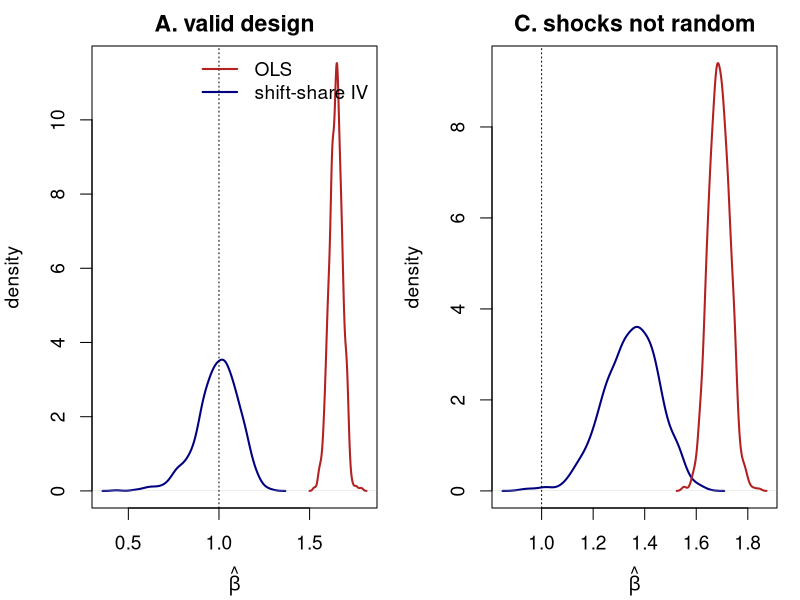

Here is the R script that generated this plot:
## Week 7 -- shift-share (Bartik) instruments by simulation.
## Every number on the shift-share simulation frames comes from here.
##   Rscript figs/w7_shiftshare.R > figs/w7_shiftshare.out ; writes figs/shiftshare_sim.pdf
set.seed(723)
beta <- 1               # true effect of the local shock x on the local outcome y
L <- 300; K <- 80       # regions, industries
R <- 1000

## shares: fixed across reps so that "shares" and "shocks" stories can be separated
S <- matrix(rgamma(L * K, shape = 0.3), L, K); S <- S / rowSums(S)   # rows sum to one; regions specialise
sbar <- colMeans(S)                                      # average exposure of each industry
cat(sprintf("effective number of shocks 1/sum(sbar^2) = %.1f (K = %d)\n", 1 / sum(sbar^2), K))

ssiv <- function(y, x, z) sum((z - mean(z)) * y) / sum((z - mean(z)) * x)
hc_se <- function(y, x, z, b) {           # robust SE of the just-identified IV estimate
  e <- y - mean(y) - b * (x - mean(x)); zc <- z - mean(z)
  sqrt(sum(zc^2 * e^2)) / abs(sum(zc * (x - mean(x))))
}
## BHJ shock-level regression: aggregate y and x to industries with exposure weights,
## instrument with the shocks themselves, robust SE clustered by industry (= one obs each)
bhj <- function(y, x, g) {
  yc <- y - mean(y); xc <- x - mean(x)
  sk <- colSums(S); ybar <- colSums(S * yc) / sk; xbar <- colSums(S * xc) / sk
  gc <- g - sum(sk * g) / sum(sk)
  b  <- sum(sk * gc * ybar) / sum(sk * gc * xbar)
  e  <- ybar - b * xbar
  se <- sqrt(sum((sk * gc)^2 * e^2)) / abs(sum(sk * gc * xbar))
  c(b = unname(b), se = unname(se))
}

scenario <- function(name, shocks_ok = TRUE, shares_endog = FALSE, industry_err = FALSE) {
  res <- t(replicate(R, {
    g   <- rnorm(K, 0, 2.5)                           # national industry shocks
    nu  <- rnorm(K)                                   # industry-level unobservable
    if (!shocks_ok) g <- g + 1.5 * nu                 # shocks track the unobservable
    eta <- rnorm(L)                                   # local supply shock (confounder)
    z   <- as.vector(S %*% g)                         # the shift-share instrument
    x   <- z + eta
    e   <- 0.8 * eta + rnorm(L, 0, 0.5)               # OLS confounding through eta
    if (shares_endog) e <- e + 2 * (S[, 1] - mean(S[, 1]))   # share of industry 1 shifts y
    if (industry_err || !shocks_ok) e <- e + 2 * as.vector(S %*% nu)   # exposure-weighted industry error
    y   <- beta * x + e
    b_ols <- cov(x, y) / var(x); b_iv <- ssiv(y, x, z)
    se_c  <- hc_se(y, x, z, b_iv); bh <- bhj(y, x, g)
    c(ols = b_ols, ssiv = b_iv, r2 = cor(x, z)^2,
      cover_conv = as.numeric(abs(b_iv - beta) <= 1.96 * se_c),
      cover_bhj  = as.numeric(abs(bh[["b"]] - beta) <= 1.96 * bh[["se"]]))
  }))
  cat(sprintf("\n==== %s ====\n", name))
  cat(sprintf("first-stage R2, mean over reps %.2f\n", mean(res[, "r2"])))
  cat(sprintf("OLS   mean %.3f  sd %.3f\n", mean(res[, "ols"]), sd(res[, "ols"])))
  cat(sprintf("SSIV  mean %.3f  sd %.3f\n", mean(res[, "ssiv"]), sd(res[, "ssiv"])))
  cat(sprintf("95%% CI coverage: conventional robust %.3f   BHJ shock-level %.3f\n",
              mean(res[, "cover_conv"]), mean(res[, "cover_bhj"])))
  invisible(res)
}

r1 <- scenario("A. shocks random, shares exogenous (both stories hold)")
r2 <- scenario("B. shares predict the outcome directly, shocks random (shocks story only)", shares_endog = TRUE)
r3 <- scenario("C. shocks correlated with an industry unobservable (shocks story fails)", shocks_ok = FALSE)
r4 <- scenario("D. valid instrument, exposure-weighted industry error (inference problem)", industry_err = TRUE)

pdf("figs/shiftshare_sim.pdf", width = 7.5, height = 3.6, family = "Times")
par(mfrow = c(1, 2), mar = c(4, 4, 2, 1), cex = 1.15)
d_ols <- density(r1[, "ols"]); d_iv <- density(r1[, "ssiv"])
plot(d_iv, main = "A. valid design", xlab = expression(hat(beta)), ylab = "density",
     xlim = range(c(d_ols$x, d_iv$x)), ylim = c(0, max(d_ols$y, d_iv$y)), col = "navy", lwd = 2)
lines(d_ols, col = "firebrick", lwd = 2); abline(v = beta, lty = 3)
legend("topright", c("OLS", "shift-share IV"), col = c("firebrick", "navy"), lwd = 2, bty = "n")
d_ols <- density(r3[, "ols"]); d_iv <- density(r3[, "ssiv"])
plot(d_iv, main = "C. shocks not random", xlab = expression(hat(beta)), ylab = "density",
     xlim = range(c(d_ols$x, d_iv$x)), ylim = c(0, max(d_ols$y, d_iv$y)), col = "navy", lwd = 2)
lines(d_ols, col = "firebrick", lwd = 2); abline(v = beta, lty = 3)
dev.off()
